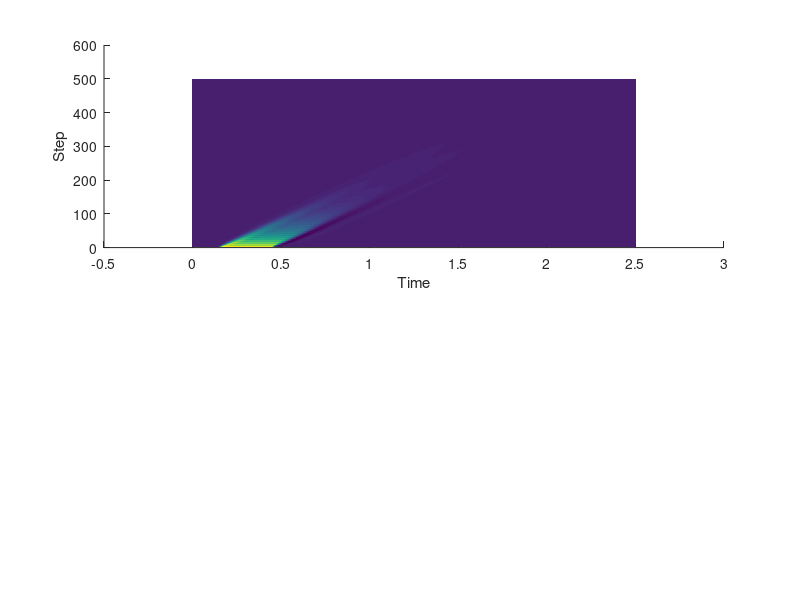

Source code (MATLAB): (Note: this script raises an error after producing the figure.)

T = 2500 * 10^-3;
dt = 1 * 10^-3;

TH = 100 * 10^-3;

A1 = 2;
A2 = -1;
tau1 = 5 * 10^-3;
tau2 = 10 * 10^-3;

A3 = 1;
tau3 = 8 * 10^-3;

tsig0 = 150 * 10^-3;
Tsig = 300 * 10^-3;

nsteps = 500;


tvec = [0:dt:T];
Nt = length(tvec);

tvecH = [0:dt:TH];

A1 = A1 / tau1;
A2 = A2 / tau2;
A3 = A3 / tau3;

H1 = A1*exp(-tvecH/tau1);
H2 = A2*exp(-tvecH/tau2);
%H1 = H1 / (sum(H1)*dt);
%H2 = H2 / (sum(H2)*dt);
H12 = H1 + H2;
H12 = H12 / (sum(H12)*dt) * 0.9;

H3 = A3*exp(-tvecH/tau3);
%H3 = H3 / sum(H3);

R = zeros(nsteps, Nt);

tsig_idx = find((tvec >= tsig0) & (tvec <= (tsig0+Tsig)));
R(1,tsig_idx) = 1;

for n = 2 : nsteps	
	if mod(n,2)==0
		X = conv(R(n-1,:), H12, 'full') * dt;
	else
		X = conv(R(n-1,:), H3, 'full') * dt;
	end
	R(n,:) = X(1:Nt);
end

figure(10); clf; hold on;

%{
for n = 1 : nsteps
	plot(tvec, R(n,:) - n*0.5);
end
%}

%%{
subplot(2,1,1); hold on;
imagesc(tvec, [1:nsteps], R);
xlabel('Time');
ylabel('Step');
xlim(minmax(tvec));
ylim([1,nsteps]);
set(gca, 'ydir', 'normal');
colorbar;

subplot(2,1,2);
plot(tvecH, H);
%%}